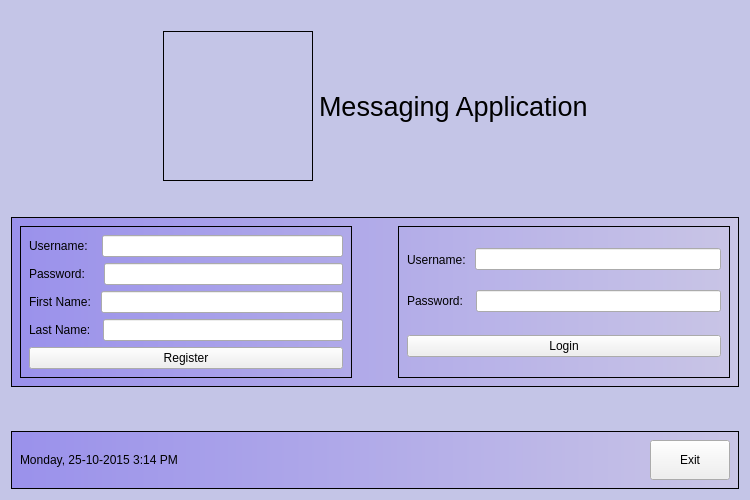
<?xml version="1.0" encoding="UTF-8"?>
<ui version="4.0">
 <class>loginScreen</class>
 <widget class="QWidget" name="loginScreen">
  <property name="geometry">
   <rect>
    <x>0</x>
    <y>0</y>
    <width>750</width>
    <height>500</height>
   </rect>
  </property>
  <property name="windowTitle">
   <string>Form</string>
  </property>
  <property name="styleSheet">
   <string notr="true">#loginScreen {background-color: rgb(196, 197, 231)}</string>
  </property>
  <layout class="QVBoxLayout" name="verticalLayout">
   <item>
    <spacer name="verticalSpacer_8">
     <property name="orientation">
      <enum>Qt::Vertical</enum>
     </property>
     <property name="sizeType">
      <enum>QSizePolicy::Fixed</enum>
     </property>
     <property name="sizeHint" stdset="0">
      <size>
       <width>20</width>
       <height>20</height>
      </size>
     </property>
    </spacer>
   </item>
   <item>
    <layout class="QHBoxLayout" name="horizontalLayout_27">
     <property name="topMargin">
      <number>0</number>
     </property>
     <item>
      <spacer name="horizontalSpacer">
       <property name="orientation">
        <enum>Qt::Horizontal</enum>
       </property>
       <property name="sizeHint" stdset="0">
        <size>
         <width>40</width>
         <height>20</height>
        </size>
       </property>
      </spacer>
     </item>
     <item>
      <widget class="QLabel" name="label_19">
       <property name="sizePolicy">
        <sizepolicy hsizetype="Fixed" vsizetype="Fixed">
         <horstretch>0</horstretch>
         <verstretch>0</verstretch>
        </sizepolicy>
       </property>
       <property name="minimumSize">
        <size>
         <width>150</width>
         <height>150</height>
        </size>
       </property>
       <property name="font">
        <font>
         <pointsize>22</pointsize>
         <weight>75</weight>
         <bold>true</bold>
        </font>
       </property>
       <property name="styleSheet">
        <string notr="true">border: 1px solid;</string>
       </property>
       <property name="text">
        <string/>
       </property>
       <property name="alignment">
        <set>Qt::AlignCenter</set>
       </property>
      </widget>
     </item>
     <item>
      <widget class="QLabel" name="label_20">
       <property name="font">
        <font>
         <pointsize>20</pointsize>
        </font>
       </property>
       <property name="text">
        <string>Messaging Application</string>
       </property>
      </widget>
     </item>
     <item>
      <spacer name="horizontalSpacer_2">
       <property name="orientation">
        <enum>Qt::Horizontal</enum>
       </property>
       <property name="sizeHint" stdset="0">
        <size>
         <width>40</width>
         <height>20</height>
        </size>
       </property>
      </spacer>
     </item>
    </layout>
   </item>
   <item>
    <spacer name="verticalSpacer_7">
     <property name="orientation">
      <enum>Qt::Vertical</enum>
     </property>
     <property name="sizeHint" stdset="0">
      <size>
       <width>20</width>
       <height>24</height>
      </size>
     </property>
    </spacer>
   </item>
   <item>
    <widget class="QWidget" name="Form" native="true">
     <property name="styleSheet">
      <string notr="true">#Form {border: 1px solid; background-color: qlineargradient(spread:pad, x1:0, y1:0, x2:1, y2:0, stop:0 rgb(154, 145, 235), stop:1 rgb(201, 197, 230));}</string>
     </property>
     <layout class="QHBoxLayout" name="horizontalLayout_24">
      <property name="leftMargin">
       <number>9</number>
      </property>
      <property name="topMargin">
       <number>9</number>
      </property>
      <property name="rightMargin">
       <number>9</number>
      </property>
      <property name="bottomMargin">
       <number>9</number>
      </property>
      <item>
       <widget class="QWidget" name="registerForm" native="true">
        <property name="styleSheet">
         <string notr="true">#registerForm {border: 1px solid;}</string>
        </property>
        <layout class="QVBoxLayout" name="verticalLayout_4">
         <item>
          <layout class="QHBoxLayout" name="horizontalLayout_10">
           <item>
            <widget class="QLabel" name="label_3">
             <property name="text">
              <string>Username:</string>
             </property>
            </widget>
           </item>
           <item>
            <spacer name="horizontalSpacer_3">
             <property name="orientation">
              <enum>Qt::Horizontal</enum>
             </property>
             <property name="sizeType">
              <enum>QSizePolicy::Fixed</enum>
             </property>
             <property name="sizeHint" stdset="0">
              <size>
               <width>8</width>
               <height>20</height>
              </size>
             </property>
            </spacer>
           </item>
           <item>
            <widget class="QLineEdit" name="registerUsername">
             <property name="maxLength">
              <number>15</number>
             </property>
            </widget>
           </item>
          </layout>
         </item>
         <item>
          <layout class="QHBoxLayout" name="horizontalLayout_9">
           <item>
            <widget class="QLabel" name="label_4">
             <property name="text">
              <string>Password:</string>
             </property>
            </widget>
           </item>
           <item>
            <spacer name="horizontalSpacer_4">
             <property name="orientation">
              <enum>Qt::Horizontal</enum>
             </property>
             <property name="sizeType">
              <enum>QSizePolicy::Fixed</enum>
             </property>
             <property name="sizeHint" stdset="0">
              <size>
               <width>13</width>
               <height>20</height>
              </size>
             </property>
            </spacer>
           </item>
           <item>
            <widget class="QLineEdit" name="registerPassword">
             <property name="maxLength">
              <number>15</number>
             </property>
             <property name="echoMode">
              <enum>QLineEdit::Password</enum>
             </property>
            </widget>
           </item>
          </layout>
         </item>
         <item>
          <layout class="QHBoxLayout" name="horizontalLayout_8">
           <property name="topMargin">
            <number>0</number>
           </property>
           <item>
            <widget class="QLabel" name="label_2">
             <property name="text">
              <string>First Name:</string>
             </property>
            </widget>
           </item>
           <item>
            <spacer name="horizontalSpacer_5">
             <property name="orientation">
              <enum>Qt::Horizontal</enum>
             </property>
             <property name="sizeType">
              <enum>QSizePolicy::Fixed</enum>
             </property>
             <property name="sizeHint" stdset="0">
              <size>
               <width>4</width>
               <height>20</height>
              </size>
             </property>
            </spacer>
           </item>
           <item>
            <widget class="QLineEdit" name="registerFirstName">
             <property name="maxLength">
              <number>15</number>
             </property>
            </widget>
           </item>
          </layout>
         </item>
         <item>
          <layout class="QHBoxLayout" name="horizontalLayout_6">
           <item>
            <widget class="QLabel" name="label">
             <property name="text">
              <string>Last Name:</string>
             </property>
            </widget>
           </item>
           <item>
            <spacer name="horizontalSpacer_6">
             <property name="orientation">
              <enum>Qt::Horizontal</enum>
             </property>
             <property name="sizeType">
              <enum>QSizePolicy::Fixed</enum>
             </property>
             <property name="sizeHint" stdset="0">
              <size>
               <width>6</width>
               <height>20</height>
              </size>
             </property>
            </spacer>
           </item>
           <item>
            <widget class="QLineEdit" name="registerLastName">
             <property name="maxLength">
              <number>15</number>
             </property>
            </widget>
           </item>
          </layout>
         </item>
         <item>
          <widget class="QPushButton" name="registerButton">
           <property name="text">
            <string>Register</string>
           </property>
          </widget>
         </item>
        </layout>
       </widget>
      </item>
      <item>
       <spacer name="horizontalSpacer_7">
        <property name="orientation">
         <enum>Qt::Horizontal</enum>
        </property>
        <property name="sizeType">
         <enum>QSizePolicy::Fixed</enum>
        </property>
        <property name="sizeHint" stdset="0">
         <size>
          <width>40</width>
          <height>20</height>
         </size>
        </property>
       </spacer>
      </item>
      <item>
       <widget class="QWidget" name="loginForm" native="true">
        <property name="sizePolicy">
         <sizepolicy hsizetype="Preferred" vsizetype="Preferred">
          <horstretch>0</horstretch>
          <verstretch>0</verstretch>
         </sizepolicy>
        </property>
        <property name="minimumSize">
         <size>
          <width>0</width>
          <height>0</height>
         </size>
        </property>
        <property name="styleSheet">
         <string notr="true">#loginForm { border: 1px solid; }</string>
        </property>
        <layout class="QVBoxLayout" name="verticalLayout_6">
         <property name="leftMargin">
          <number>9</number>
         </property>
         <property name="topMargin">
          <number>9</number>
         </property>
         <property name="rightMargin">
          <number>9</number>
         </property>
         <property name="bottomMargin">
          <number>9</number>
         </property>
         <item>
          <layout class="QHBoxLayout" name="horizontalLayout_25">
           <item>
            <widget class="QLabel" name="label_17">
             <property name="minimumSize">
              <size>
               <width>0</width>
               <height>25</height>
              </size>
             </property>
             <property name="text">
              <string>Username:</string>
             </property>
            </widget>
           </item>
           <item>
            <spacer name="horizontalSpacer_14">
             <property name="orientation">
              <enum>Qt::Horizontal</enum>
             </property>
             <property name="sizeType">
              <enum>QSizePolicy::Fixed</enum>
             </property>
             <property name="sizeHint" stdset="0">
              <size>
               <width>3</width>
               <height>20</height>
              </size>
             </property>
            </spacer>
           </item>
           <item>
            <widget class="QLineEdit" name="username">
             <property name="sizePolicy">
              <sizepolicy hsizetype="Expanding" vsizetype="Fixed">
               <horstretch>0</horstretch>
               <verstretch>0</verstretch>
              </sizepolicy>
             </property>
             <property name="minimumSize">
              <size>
               <width>0</width>
               <height>0</height>
              </size>
             </property>
             <property name="maxLength">
              <number>15</number>
             </property>
            </widget>
           </item>
          </layout>
         </item>
         <item>
          <layout class="QHBoxLayout" name="horizontalLayout_26">
           <property name="spacing">
            <number>6</number>
           </property>
           <property name="topMargin">
            <number>0</number>
           </property>
           <property name="bottomMargin">
            <number>0</number>
           </property>
           <item>
            <widget class="QLabel" name="label_18">
             <property name="text">
              <string>Password:</string>
             </property>
            </widget>
           </item>
           <item>
            <spacer name="horizontalSpacer_15">
             <property name="orientation">
              <enum>Qt::Horizontal</enum>
             </property>
             <property name="sizeType">
              <enum>QSizePolicy::Fixed</enum>
             </property>
             <property name="sizeHint" stdset="0">
              <size>
               <width>7</width>
               <height>20</height>
              </size>
             </property>
            </spacer>
           </item>
           <item>
            <widget class="QLineEdit" name="password">
             <property name="sizePolicy">
              <sizepolicy hsizetype="Expanding" vsizetype="Fixed">
               <horstretch>0</horstretch>
               <verstretch>0</verstretch>
              </sizepolicy>
             </property>
             <property name="maxLength">
              <number>15</number>
             </property>
             <property name="echoMode">
              <enum>QLineEdit::Password</enum>
             </property>
            </widget>
           </item>
          </layout>
         </item>
         <item>
          <spacer name="verticalSpacer_6">
           <property name="orientation">
            <enum>Qt::Vertical</enum>
           </property>
           <property name="sizeType">
            <enum>QSizePolicy::Fixed</enum>
           </property>
           <property name="sizeHint" stdset="0">
            <size>
             <width>20</width>
             <height>5</height>
            </size>
           </property>
          </spacer>
         </item>
         <item>
          <widget class="QPushButton" name="loginButton">
           <property name="text">
            <string>Login</string>
           </property>
          </widget>
         </item>
        </layout>
       </widget>
      </item>
     </layout>
    </widget>
   </item>
   <item>
    <spacer name="verticalSpacer">
     <property name="orientation">
      <enum>Qt::Vertical</enum>
     </property>
     <property name="sizeHint" stdset="0">
      <size>
       <width>20</width>
       <height>38</height>
      </size>
     </property>
    </spacer>
   </item>
   <item>
    <widget class="QWidget" name="topPanel" native="true">
     <property name="styleSheet">
      <string notr="true">#topPanel { border: 1px solid; background-color: qlineargradient(spread:pad, x1:0, y1:0, x2:1, y2:0, stop:0 rgb(154, 145, 235), stop:1 rgb(201, 197, 230)); }</string>
     </property>
     <layout class="QHBoxLayout" name="horizontalLayout_23">
      <item>
       <widget class="QLabel" name="currentDateTime">
        <property name="text">
         <string>Monday, 25-10-2015 3:14 PM</string>
        </property>
       </widget>
      </item>
      <item>
       <spacer name="horizontalSpacer_13">
        <property name="orientation">
         <enum>Qt::Horizontal</enum>
        </property>
        <property name="sizeHint" stdset="0">
         <size>
          <width>40</width>
          <height>20</height>
         </size>
        </property>
       </spacer>
      </item>
      <item>
       <widget class="QPushButton" name="shutdownButton">
        <property name="sizePolicy">
         <sizepolicy hsizetype="Preferred" vsizetype="Fixed">
          <horstretch>0</horstretch>
          <verstretch>0</verstretch>
         </sizepolicy>
        </property>
        <property name="minimumSize">
         <size>
          <width>40</width>
          <height>40</height>
         </size>
        </property>
        <property name="styleSheet">
         <string notr="true"/>
        </property>
        <property name="text">
         <string>Exit</string>
        </property>
       </widget>
      </item>
     </layout>
    </widget>
   </item>
  </layout>
 </widget>
 <resources/>
 <connections/>
</ui>
